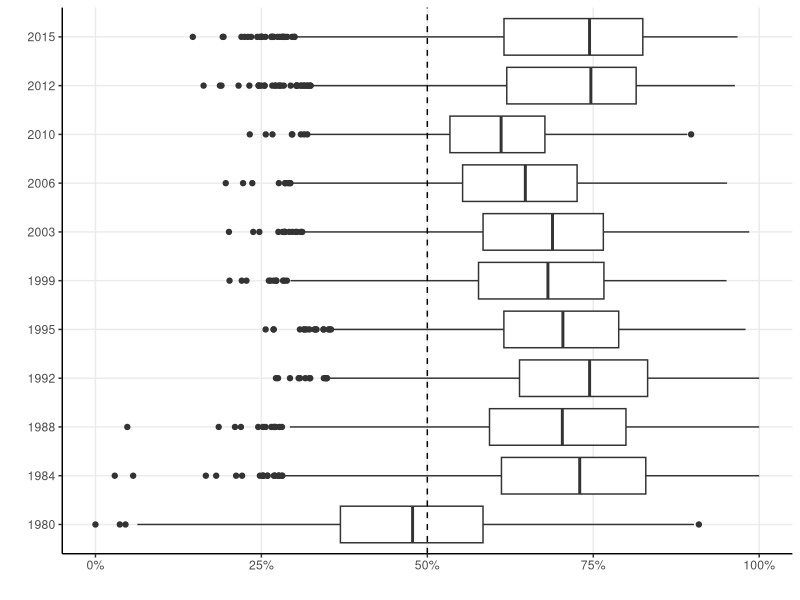
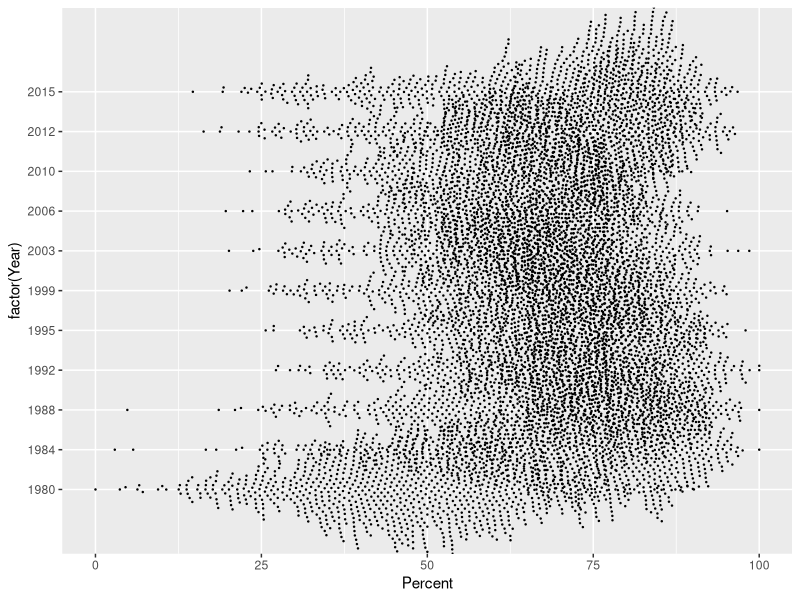
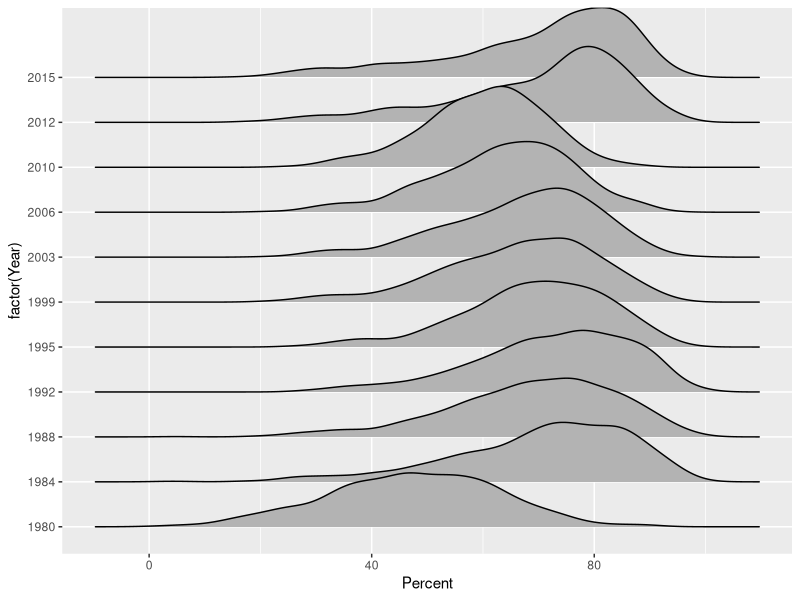

Here is the R script that generated these plots, in order:
## ---- chunk 1
knitr::opts_chunk$set(warnings = FALSE, message = FALSE)
## ---- chunk 2
library(tidyverse)
library(ggridges)
library(ggbeeswarm)
Catalan_elections
## ---- chunk 3
Catalan_elections %>% 
  filter(Option == "Indy") %>% 
  ggplot(aes(x = Percent/100, y = factor(Year))) +
  geom_boxplot() +
  # fancy stuff.
  geom_vline(xintercept = 0.5, linetype = "dashed") +
  scale_x_continuous(labels = scales::label_percent()) +
  labs(x = "",
       y = "") +
  theme_classic() +
  theme(panel.grid.major = element_line())
## ---- chunk 4
Catalan_elections %>% 
  filter(Option == "Indy") %>% 
  ggplot(aes(x = Percent, y = factor(Year))) +
  geom_beeswarm(size = 0.2) 
## ---- chunk 5
Catalan_elections %>% 
  filter(Option == "Indy") %>% 
  ggplot(aes(x = Percent, y = factor(Year))) +
  geom_density_ridges()
